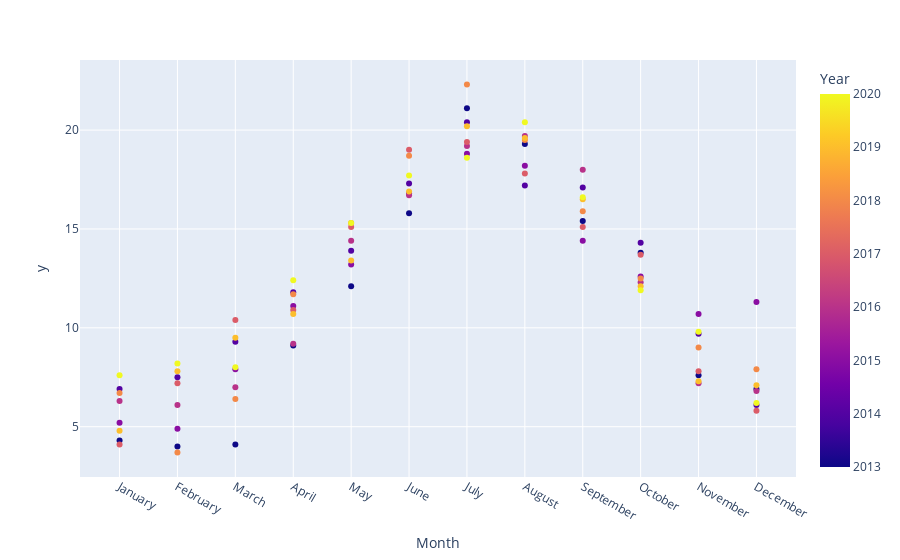

Notebook cell for this chart:
### Code cell
px.scatter(data_frame=weather_grpd,
           y=weather_grpd['mean_temp'].round(1),
           x=weather_grpd['Month'],
           color=weather_grpd['Year'])

### Figure 1 — Plotly figure (JSON) as saved in the notebook; plotly's stock layout.template omitted (floating-point values rounded to 4 significant figures)
{"data": [{"hovertemplate": "Month=%{x}<br>y=%{y}<br>Year=%{marker.color}<extra></extra>", "legendgroup": "", "marker": {"color": [2013, 2013, 2013, 2013, 2013, 2013, 2013, 2013, 2013, 2013, 2013, 2013, 2014, 2014, 2014, 2014, 2014, 2014, 2014, 2014, 2014, 2014, 2014, 2014, 2015, 2015, 2015, 2015, 2015, 2015, 2015, 2015, 2015, 2015, 2015, 2015, 2016, 2016, 2016, 2016, 2016, 2016, 2016, 2016, 2016, 2016, 2016, 2016, 2017, 2017, 2017, 2017, 2017, 2017, 2017, 2017, 2017, 2017, 2017, 2017, 2018, 2018, 2018, 2018, 2018, 2018, 2018, 2018, 2018, 2018, 2018, 2018, 2019, 2019, 2019, 2019, 2019, 2019, 2019, 2019, 2019, 2019, 2019, 2019, 2020, 2020, 2020, 2020, 2020, 2020, 2020, 2020, 2020, 2020, 2020, 2020], "coloraxis": "coloraxis", "symbol": "circle"}, "mode": "markers", "name": "", "orientation": "v", "showlegend": false, "type": "scatter", "x": ["January", "February", "March", "April", "May", "June", "July", "August", "September", "October", "November", "December", "January", "February", "March", "April", "May", "June", "July", "August", "September", "October", "November", "December", "January", "February", "March", "April", "May", "June", "July", "August", "September", "October", "November", "December", "January", "February", "March", "April", "May", "June", "July", "August", "September", "October", "November", "December", "January", "February", "March", "April", "May", "June", "July", "August", "September", "October", "November", "December", "January", "February", "March", "April", "May", "June", "July", "August", "September", "October", "November", "December", "January", "February", "March", "April", "May", "June", "July", "August", "September", "October", "November", "December", "January", "February", "March", "April", "May", "June", "July", "August", "September", "October", "November", "December"], "xaxis": "x", "y": [4.3, 4, 4.1, 9.1, 12.1, 15.8, 21.1, 19.3, 15.4, 13.8, 7.6, 6.9, 6.9, 7.5, 9.3, 11.8, 13.9, 17.3, 20.4, 17.2, 17.1, 14.3, 9.7, 6.1, 5.2, 4.9, 7.9, 11.1, 13.2, 16.8, 18.8, 18.2, 14.4, 12.6, 10.7, 11.3, 6.3, 6.1, 7, 9.2, 14.4, 16.7, 19.2, 19.7, 18, 12.3, 7.2, 6.8, 4.1, 7.2, 10.4, 10.9, 15.1, 19, 19.4, 17.8, 15.1, 13.7, 7.8, 5.8, 6.7, 3.7, 6.4, 11.7, 15.3, 18.7, 22.3, 19.5, 15.9, 12.5, 9, 7.9, 4.8, 7.8, 9.5, 10.7, 13.4, 16.9, 20.2, 19.6, 16.5, 12.1, 7.3, 7.1, 7.6, 8.2, 8, 12.4, 15.3, 17.7, 18.6, 20.4, 16.6, 11.9, 9.8, 6.2], "yaxis": "y"}], "layout": {"coloraxis": {"colorbar": {"title": {"text": "Year"}}, "colorscale": [[0, "#0d0887"], [0.1111, "#46039f"], [0.2222, "#7201a8"], [0.3333, "#9c179e"], [0.4444, "#bd3786"], [0.5556, "#d8576b"], [0.6667, "#ed7953"], [0.7778, "#fb9f3a"], [0.8889, "#fdca26"], [1, "#f0f921"]]}, "legend": {"tracegroupgap": 0}, "margin": {"t": 60}, "xaxis": {"anchor": "y", "domain": [0, 1], "title": {"text": "Month"}}, "yaxis": {"anchor": "x", "domain": [0, 1], "title": {"text": "y"}}}}
